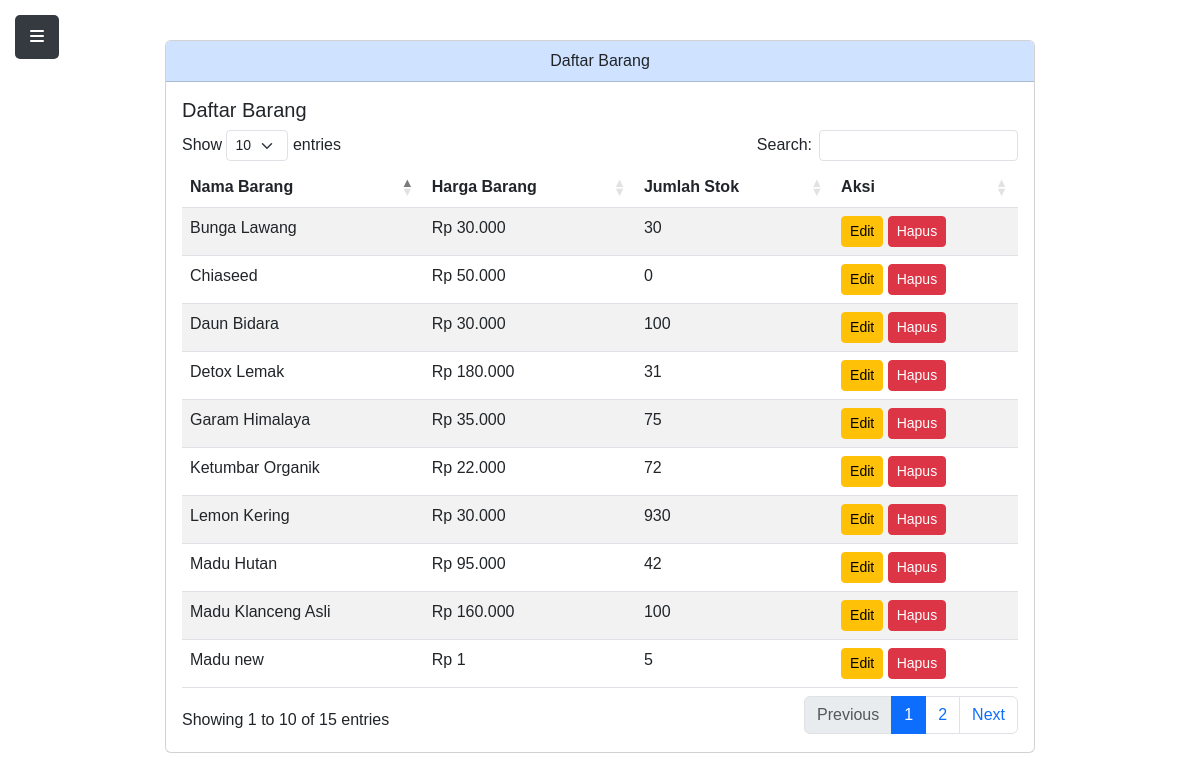
Screenshot of /edit.php (signed in) with the database file from the repository.
### tables this page shows
CREATE TABLE `barang` (
  `id_barang` int(11) NOT NULL,
  `nama_barang` varchar(255) DEFAULT NULL,
  `harga_barang` decimal(10,2) DEFAULT NULL,
  `jumlah_stok` int(11) DEFAULT NULL,
  `is_deleted` tinyint(1) DEFAULT 0
);

### edit.php (the view, shortened to what this page needs)
<!DOCTYPE html>
<html lang="en">
<head>
    <link rel="stylesheet" href="style.css">
    <link rel="stylesheet" href="https://cdn.datatables.net/1.11.5/css/dataTables.bootstrap5.min.css">
    <link rel="stylesheet" href="https://stackpath.bootstrapcdn.com/bootstrap/5.3.0/css/bootstrap.min.css">
</head>
<body>
    <?php require("sidebar.php"); ?>
    <div class="main-container">
        <div class="content" id="content">
            <div class="col-md-9 mx-auto">
                <div class="card">
                    <div class="card-header bg-primary-subtle text-center">
                        Daftar Barang
                    </div>
                    <div class="card-body">
                        <h5 class="card-title">Daftar Barang</h5>
                        <div class="table-responsive">
                            <table id="barangTable" class="table table-striped">
                                <thead>
                                    <tr>
                                        <th>Nama Barang</th>
                                        <th>Harga Barang</th>
                                        <th>Jumlah Stok</th>
                                        <th>Aksi</th>
                                    </tr>
                                </thead>
                                <tbody>
                                    <?php
                                    include 'koneksi.php';
                                    $sql = "SELECT id_barang, nama_barang, harga_barang, jumlah_stok FROM barang WHERE is_deleted = 0";
                                    $result = $conn->query($sql);
                                    if ($result->num_rows > 0) {
                                        while($row = $result->fetch_assoc()) {
                                            echo "<tr>";
                                            echo "<td>" . $row["nama_barang"] . "</td>";
                                            echo "<td>Rp " . number_format($row["harga_barang"], 0, ',', '.') . "</td>";
                                            echo "<td>" . $row["jumlah_stok"] . "</td>";
                                            echo "<td>
                                                    <a href='edit_barang.php?id=" . $row["id_barang"] . "' class='btn btn-warning btn-sm'>Edit</a>
                                                    <a href='hapus_barang.php?id=" . $row["id_barang"] . "' class='btn btn-danger btn-sm' onclick='return confirm(\"Apakah Anda yakin ingin menghapus barang ini?\")'>Hapus</a>
                                                  </td>";
                                            echo "</tr>";
                                        }
                                    } else {
                                        echo "<tr><td colspan='4'>Tidak ada data</td></tr>";
                                    }
                                    ?>
                                </tbody>
                            </table>
                        </div>
                    </div>
                </div>
            </div>
        </div>
    </div>
</body>
</html>

### sidebar.php (shortened to what this page needs)
<button class="toggle-btn btn-primary" id="toggleSidebar"><i class="fas fa-bars"></i></button>

### edit.php (style rules this page uses)
body { display: flex; margin: 0; padding: 0; font-family: Arial, sans-serif; }
.main-container { display: flex; width: 100%; height: 100vh; }
.content { margin-left: 250px; padding: 20px; width: calc(100% - 250px); overflow-x: auto; }
.card { margin-top: 20px; }
.table-responsive { overflow-x: auto; }

### sidebar.php (style rules this page uses)
body { display: flex; min-height: 100vh; flex-direction: column; transition: margin-left 0.3s; }
.content { margin-left: 0; padding: 20px; flex-grow: 1; transition: margin-left 0.6s; }
.toggle-btn { position: fixed; left: 15px; top: 15px; z-index: 1100; background: #343a40; color: #fff; border: none; padding: 10px 15px; cursor: pointer; border-radius: 5px; transition: 0.6s; }

### rows the page displays
barang: nama_barang "Madu Hutan", harga_barang "95.000", jumlah_stok "42"
barang: nama_barang "Chiaseed", harga_barang "50.000", jumlah_stok "0"
barang: nama_barang "Detox Lemak", harga_barang "180.000", jumlah_stok "31"
barang: nama_barang "Madu Klanceng Asli", harga_barang "160.000", jumlah_stok "100"
barang: nama_barang "Ketumbar Organik", harga_barang "22.000", jumlah_stok "72"
barang: nama_barang "Garam Himalaya", harga_barang "35.000", jumlah_stok "75"
barang: nama_barang "Daun Bidara", harga_barang "30.000", jumlah_stok "100"
barang: nama_barang "Lemon Kering", harga_barang "30.000", jumlah_stok "930"
barang: nama_barang "Bunga Lawang", harga_barang "30.000", jumlah_stok "30"
barang: nama_barang "Madu new", harga_barang "1", jumlah_stok "5"
